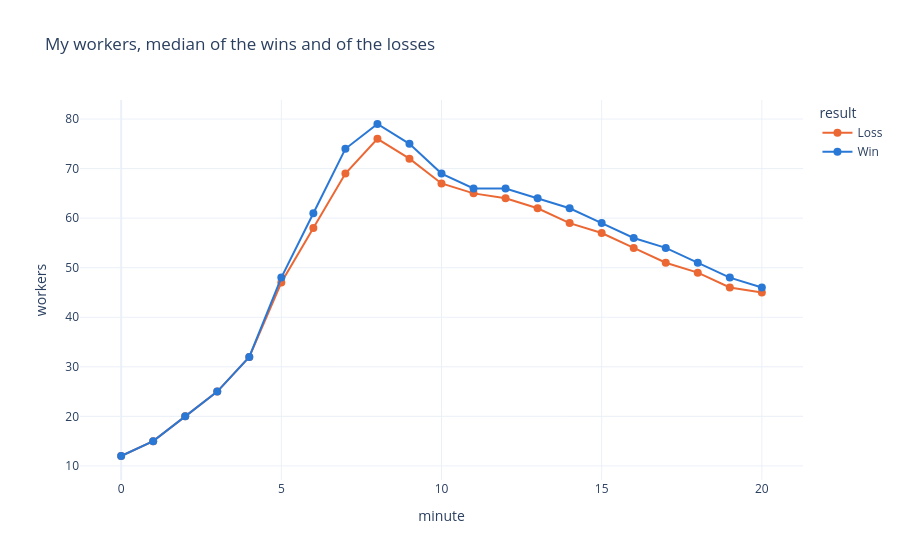
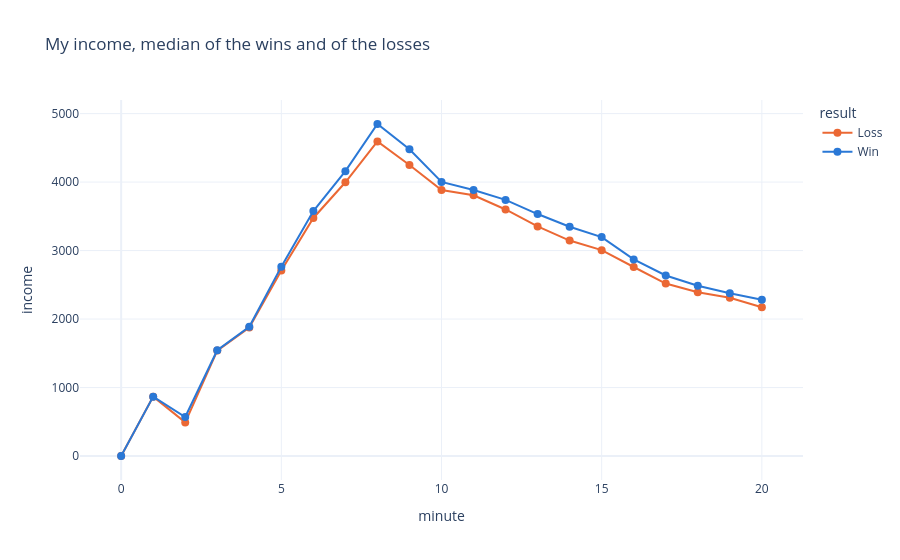
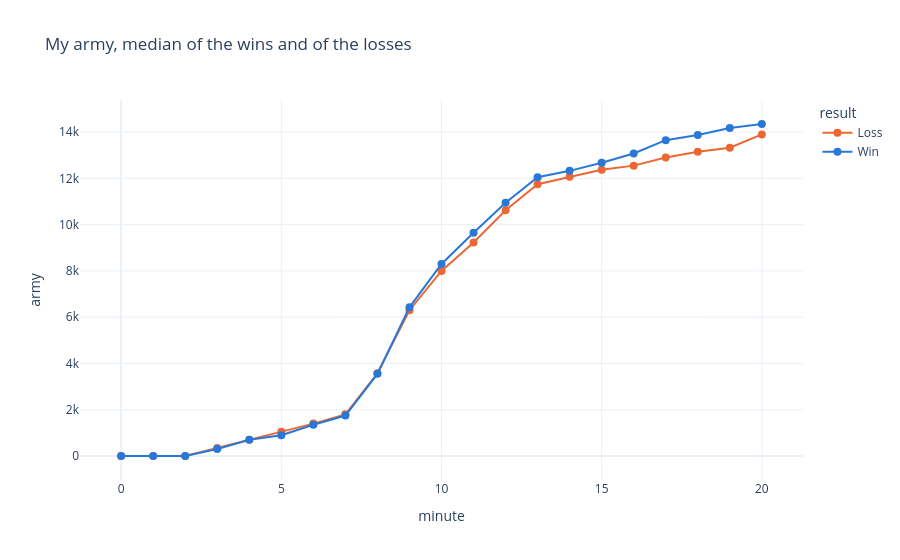

Notebook code cell kept with these figures, in order:
### Markdown cell above
## Economy and army, minute by minute

From the stats of the tracker events, sampled about every 7 seconds: the workers, the income and
the army value (minerals and vespene of the army alive) of the main player, and of both
computers together. The first sample after each minute is used.

### Code cell
participants = (
    games.lazy().select("ext_fs_id", pl.col("player_id").alias("me"), "result")
)
per_player = (
    s2.scan(IPC_DIR, "stats")
    .filter(pl.col("ext_fs_id").is_in(game_ids))
    .with_columns(s2.game_seconds())
    .with_columns((pl.col("game_seconds") // 60).cast(pl.Int32).alias("minute"))
    .filter(pl.col("minute") <= 20)
    .join(participants, on="ext_fs_id")
    .with_columns(pl.when(pl.col("player_id") == pl.col("me")).then(pl.lit("me")).otherwise(pl.lit("computers")).alias("side"))
    .group_by("ext_fs_id", "result", "side", "player_id", "minute")
    .agg(
        pl.col("workers_active_count").sort_by("game_seconds").first().alias("workers"),
        (pl.col("minerals_collection_rate") + pl.col("vespene_collection_rate")).sort_by("game_seconds").first().alias("income"),
        (pl.col("minerals_used_current_army") + pl.col("vespene_used_current_army")).sort_by("game_seconds").first().alias("army"),
        (pl.col("minerals_lost_army") + pl.col("vespene_lost_army")).sort_by("game_seconds").first().alias("army_lost"),
    )
    .collect()
)
# Both computers together.
per_minute = (
    per_player.lazy()
    .group_by("ext_fs_id", "result", "side", "minute")
    .agg(pl.col("workers", "income", "army", "army_lost").sum())
    .collect()
)
medians = (
    per_minute.lazy()
    .group_by("result", "side", "minute")
    .agg(pl.col("workers", "income", "army").median())
    .with_columns(pl.concat_str("side", pl.lit(", "), "result").alias("series"))
    .sort("minute")
    .collect()
)
# Mine only, the computers cheat.
for measure in ["workers", "income", "army"]:
    fig = px.line(medians.filter(pl.col("side") == "me"), x="minute", y=measure, color="result", template=TEMPLATE,
                  color_discrete_map=RESULT_COLORS, title=f"My {measure}, median of the wins and of the losses", markers=True)
    fig.update_traces(line_width=2, marker_size=8)
    fig.show()

### Figure 1 — Plotly figure (JSON) as saved in the notebook; plotly's stock layout.template omitted (floating-point values rounded to 4 significant figures)
{"data": [{"hovertemplate": "result=Loss<br>minute=%{x}<br>workers=%{y}<extra></extra>", "legendgroup": "Loss", "line": {"color": "#eb6834", "dash": "solid", "width": 2}, "marker": {"size": 8, "symbol": "circle"}, "mode": "lines+markers", "name": "Loss", "orientation": "v", "showlegend": true, "type": "scatter", "x": [0, 1, 2, 3, 4, 5, 6, 7, 8, 9, 10, 11, 12, 13, 14, 15, 16, 17, 18, 19, 20], "xaxis": "x", "y": [12.0, 15.0, 20.0, 25.0, 32.0, 47.0, 58.0, 69.0, 76.0, 72.0, 67.0, 65.0, 64.0, 62.0, 59.0, 57.0, 54.0, 51.0, 49.0, 46.0, 45.0], "yaxis": "y"}, {"hovertemplate": "result=Win<br>minute=%{x}<br>workers=%{y}<extra></extra>", "legendgroup": "Win", "line": {"color": "#2a78d6", "dash": "solid", "width": 2}, "marker": {"size": 8, "symbol": "circle"}, "mode": "lines+markers", "name": "Win", "orientation": "v", "showlegend": true, "type": "scatter", "x": [0, 1, 2, 3, 4, 5, 6, 7, 8, 9, 10, 11, 12, 13, 14, 15, 16, 17, 18, 19, 20], "xaxis": "x", "y": [12.0, 15.0, 20.0, 25.0, 32.0, 48.0, 61.0, 74.0, 79.0, 75.0, 69.0, 66.0, 66.0, 64.0, 62.0, 59.0, 56.0, 54.0, 51.0, 48.0, 46.0], "yaxis": "y"}], "layout": {"legend": {"title": {"text": "result"}, "tracegroupgap": 0}, "title": {"text": "My workers, median of the wins and of the losses"}, "xaxis": {"anchor": "y", "domain": [0.0, 1.0], "title": {"text": "minute"}}, "yaxis": {"anchor": "x", "domain": [0.0, 1.0], "title": {"text": "workers"}}}}

### Figure 2 — Plotly figure (JSON) as saved in the notebook; plotly's stock layout.template omitted (floating-point values rounded to 4 significant figures)
{"data": [{"hovertemplate": "result=Loss<br>minute=%{x}<br>income=%{y}<extra></extra>", "legendgroup": "Loss", "line": {"color": "#eb6834", "dash": "solid", "width": 2}, "marker": {"size": 8, "symbol": "circle"}, "mode": "lines+markers", "name": "Loss", "orientation": "v", "showlegend": true, "type": "scatter", "x": [0, 1, 2, 3, 4, 5, 6, 7, 8, 9, 10, 11, 12, 13, 14, 15, 16, 17, 18, 19, 20], "xaxis": "x", "y": [0.0, 867.0, 491.0, 1539.0, 1875.0, 2709.0, 3476.0, 3997.0, 4593.0, 4250.0, 3885.0, 3807.0, 3600.0, 3353.0, 3146.0, 3006.0, 2760.0, 2518.0, 2390.0, 2311.0, 2171.0], "yaxis": "y"}, {"hovertemplate": "result=Win<br>minute=%{x}<br>income=%{y}<extra></extra>", "legendgroup": "Win", "line": {"color": "#2a78d6", "dash": "solid", "width": 2}, "marker": {"size": 8, "symbol": "circle"}, "mode": "lines+markers", "name": "Win", "orientation": "v", "showlegend": true, "type": "scatter", "x": [0, 1, 2, 3, 4, 5, 6, 7, 8, 9, 10, 11, 12, 13, 14, 15, 16, 17, 18, 19, 20], "xaxis": "x", "y": [0.0, 867.0, 570.0, 1544.0, 1886.0, 2765.0, 3577.0, 4159.0, 4848.0, 4479.0, 4002.0, 3885.0, 3740.0, 3533.0, 3347.0, 3197.0, 2871.0, 2636.0, 2485.0, 2378.0, 2283.0], "yaxis": "y"}], "layout": {"legend": {"title": {"text": "result"}, "tracegroupgap": 0}, "title": {"text": "My income, median of the wins and of the losses"}, "xaxis": {"anchor": "y", "domain": [0.0, 1.0], "title": {"text": "minute"}}, "yaxis": {"anchor": "x", "domain": [0.0, 1.0], "title": {"text": "income"}}}}

### Figure 3 — Plotly figure (JSON) as saved in the notebook; plotly's stock layout.template omitted (floating-point values rounded to 4 significant figures)
{"data": [{"hovertemplate": "result=Loss<br>minute=%{x}<br>army=%{y}<extra></extra>", "legendgroup": "Loss", "line": {"color": "#eb6834", "dash": "solid", "width": 2}, "marker": {"size": 8, "symbol": "circle"}, "mode": "lines+markers", "name": "Loss", "orientation": "v", "showlegend": true, "type": "scatter", "x": [0, 1, 2, 3, 4, 5, 6, 7, 8, 9, 10, 11, 12, 13, 14, 15, 16, 17, 18, 19, 20], "xaxis": "x", "y": [0.0, 0.0, 0.0, 350.0, 700.0, 1050.0, 1400.0, 1800.0, 3575.0, 6300.0, 8000.0, 9225.0, 10620.0, 11750.0, 12080.0, 12380.0, 12550.0, 12900.0, 13150.0, 13320.0, 13900.0], "yaxis": "y"}, {"hovertemplate": "result=Win<br>minute=%{x}<br>army=%{y}<extra></extra>", "legendgroup": "Win", "line": {"color": "#2a78d6", "dash": "solid", "width": 2}, "marker": {"size": 8, "symbol": "circle"}, "mode": "lines+markers", "name": "Win", "orientation": "v", "showlegend": true, "type": "scatter", "x": [0, 1, 2, 3, 4, 5, 6, 7, 8, 9, 10, 11, 12, 13, 14, 15, 16, 17, 18, 19, 20], "xaxis": "x", "y": [0.0, 0.0, 0.0, 300.0, 700.0, 900.0, 1350.0, 1750.0, 3550.0, 6425.0, 8300.0, 9650.0, 10950.0, 12050.0, 12320.0, 12680.0, 13080.0, 13650.0, 13880.0, 14180.0, 14350.0], "yaxis": "y"}], "layout": {"legend": {"title": {"text": "result"}, "tracegroupgap": 0}, "title": {"text": "My army, median of the wins and of the losses"}, "xaxis": {"anchor": "y", "domain": [0.0, 1.0], "title": {"text": "minute"}}, "yaxis": {"anchor": "x", "domain": [0.0, 1.0], "title": {"text": "army"}}}}
